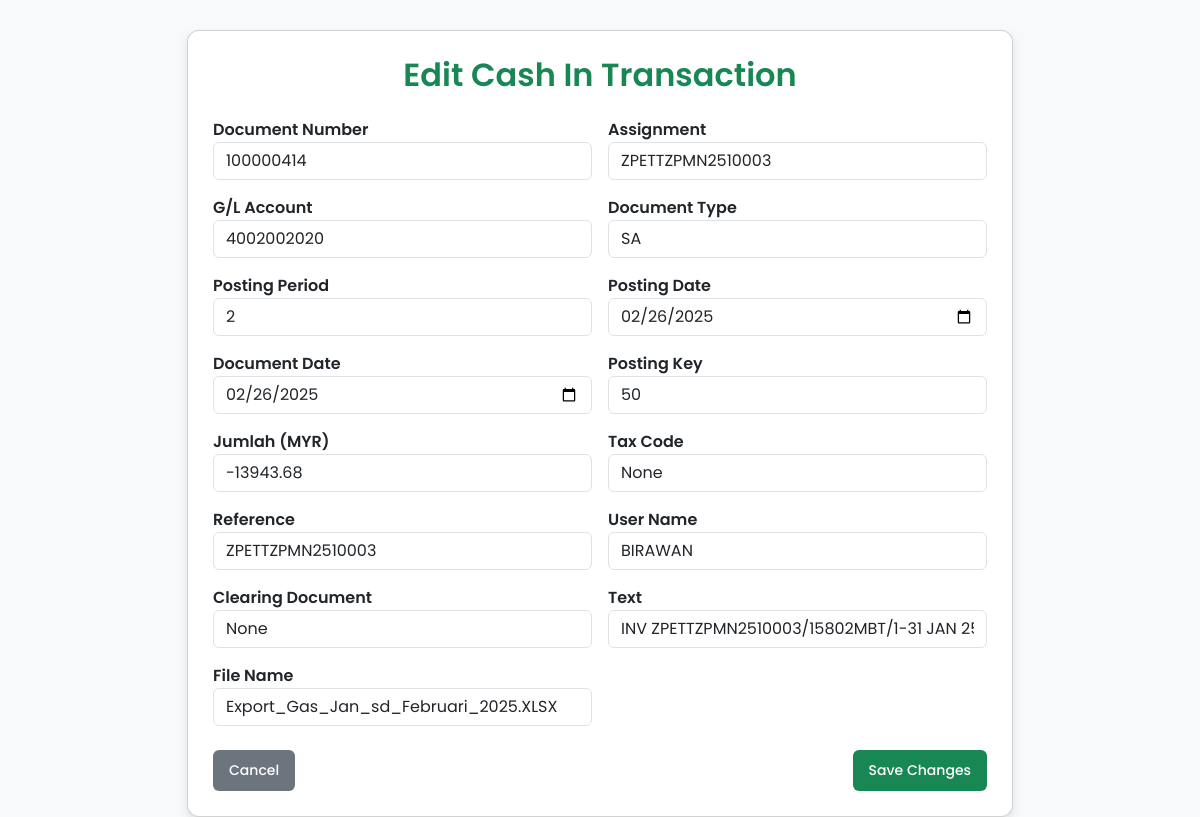
/edit-cash-in/28, run on the app's committed database.
### tables this page shows
CREATE TABLE cash_in (
                        id INTEGER PRIMARY KEY AUTOINCREMENT,
                        document_number TEXT,
                        assignment TEXT,
                        gl_account TEXT,
                        document_type TEXT,
                        posting_period TEXT,
                        posting_date DATE,
                        document_date DATE,
                        posting_key TEXT,
                        jumlah_myr DECIMAL(15,2),
                        local_currency TEXT,
                        tax_code TEXT,
                        amount_in_doc_currency DECIMAL(15,2), 
                        amount_loc_curr_3 DECIMAL(15,2),
                        document_currency TEXT,
                        reference TEXT,
                        user_name TEXT,
                        clearing_document TEXT,
                        text TEXT,
                        file_name TEXT
                    );

### app.py (the view, shortened to what this page needs)
@app.route('/edit-cash-in/<int:id>', methods=['GET', 'POST'])
def edit_cash_in(id):
    conn = get_db_connection()
    cash_in = conn.execute('SELECT * FROM cash_in WHERE id = ?', (id,)).fetchone()
    conn.close()
    return render_template("edit_cash_in.html", cash_in=cash_in)

### app.py (called while the page is built)
def get_db_connection():
    conn = sqlite3.connect(DATABASE)
    conn.row_factory = sqlite3.Row
    return conn

### templates/edit_cash_in.html (shortened to what this page needs)
<!DOCTYPE html>
<html lang="en">
<head>
  <link href="https://cdn.jsdelivr.net/npm/bootstrap@5.3.0/dist/css/bootstrap.min.css" rel="stylesheet">
  <link rel="stylesheet" href="{{ url_for('static', filename='styles.css') }}">
</head>
<body>
<div class="container">
  <div class="card">
    <h2 class="text-center text-success mb-4">Edit Cash In Transaction</h2>
    <form method="POST">
      <div class="row g-3">
        <div class="col-md-6">
          <label>Document Number</label>
          <input type="text" name="document_number" class="form-control" value="{{ cash_in['document_number'] }}" required>
        </div>
        <div class="col-md-6">
          <label>Assignment</label>
          <input type="text" name="assignment" class="form-control" value="{{ cash_in['assignment'] }}">
        </div>
        <div class="col-md-6">
          <label>G/L Account</label>
          <input type="text" name="gl_account" class="form-control" value="{{ cash_in['gl_account'] }}">
        </div>
        <div class="col-md-6">
          <label>Document Type</label>
          <input type="text" name="document_type" class="form-control" value="{{ cash_in['document_type'] }}">
        </div>
        <div class="col-md-6">
          <label>Posting Period</label>
          <input type="text" name="posting_period" class="form-control" value="{{ cash_in['posting_period'] }}">
        </div>
        <div class="col-md-6">
          <label>Posting Date</label>
          <input type="date" name="posting_date" class="form-control" value="{{ cash_in['posting_date'] }}">
        </div>
        <div class="col-md-6">
          <label>Document Date</label>
          <input type="date" name="document_date" class="form-control" value="{{ cash_in['document_date'] }}">
        </div>
        <div class="col-md-6">
          <label>Posting Key</label>
          <input type="text" name="posting_key" class="form-control" value="{{ cash_in['posting_key'] }}">
        </div>
        <div class="col-md-6">
          <label>Jumlah (MYR)</label>
          <input type="number" step="0.01" name="jumlah_myr" class="form-control" value="{{ cash_in['jumlah_myr'] }}">
        </div>
        <div class="col-md-6">
          <label>Tax Code</label>
          <input type="text" name="tax_code" class="form-control" value="{{ cash_in['tax_code'] }}">
        </div>
        <div class="col-md-6">
          <label>Reference</label>
          <input type="text" name="reference" class="form-control" value="{{ cash_in['reference'] }}">
        </div>
        <div class="col-md-6">
          <label>User Name</label>
          <input type="text" name="user_name" class="form-control" value="{{ cash_in['user_name'] }}">
        </div>
        <div class="col-md-6">
          <label>Clearing Document</label>
          <input type="text" name="clearing_document" class="form-control" value="{{ cash_in['clearing_document'] }}">
        </div>
        <div class="col-md-6">
          <label>Text</label>
          <input type="text" name="text" class="form-control" value="{{ cash_in['text'] }}">
        </div>
        <div class="col-md-6">
          <label>File Name</label>
          <input type="text" name="file_name" class="form-control" value="{{ cash_in['file_name'] }}">
        </div>
      </div>
      <div class="d-flex justify-content-between mt-4">
        <a href="{{ url_for('dashboard') }}" class="btn btn-secondary">Cancel</a>
        <button type="submit" class="btn btn-success">Save Changes</button>
      </div>
    </form>
  </div>
</div>
</body>
</html>

### static/styles.css (style rules this page uses)
* { margin: 0; padding: 0; box-sizing: border-box; font-family: 'Poppins', sans-serif; }
body { background-color: #f6f7fb; display: flex; color: #333; }
h1, h2 { font-weight: 600; color: #2c2c2c; margin-bottom: 20px; }
button, .btn { border-radius: 6px; font-size: 14px; padding: 10px 16px; font-weight: 500; border: none; cursor: pointer; transition: 0.3s ease; }

### templates/edit_cash_in.html (style rules this page uses)
body { background-color: #f8f9fa; }
.container { margin-top: 30px; max-width: 850px; }
.card { padding: 25px; border-radius: 12px; box-shadow: 0px 4px 10px rgba(0, 0, 0, 0.1); background: #ffffff; }
label { font-weight: 600; }

### data on the page
cash_in: document_number "100000414", assignment "ZPETTZPMN2510003", gl_account "4002002020", document_type "SA", posting_period "2", posting_date "02/26/2025", document_date "02/26/2025", posting_key "50", jumlah_myr "-13943.68", reference "ZPETTZPMN2510003", user_name "BIRAWAN", text "INV ZPETTZPMN2510003/15802MBT/1-31 JAN 25", file_name "Export_Gas_Jan_sd_Februari_2025.XLSX"
